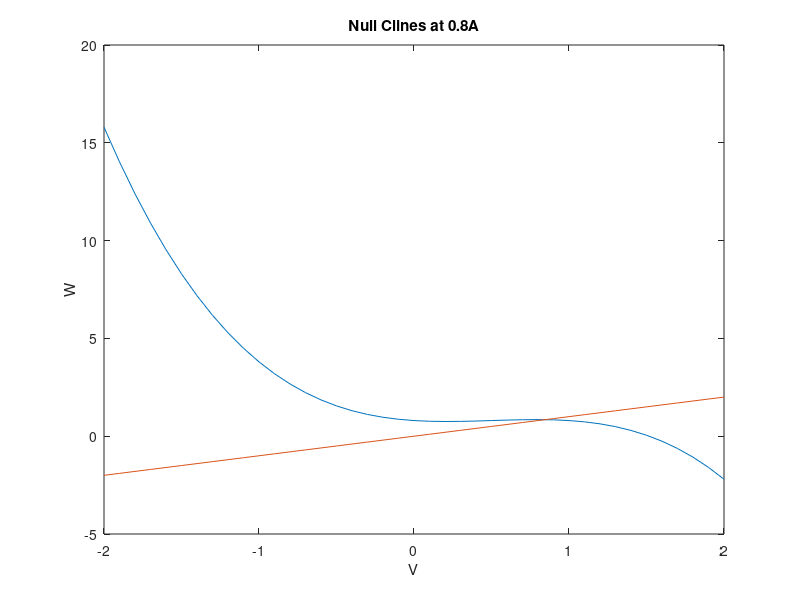

Source code (MATLAB): (Note: this script raises an error after producing the figure.)
%Parth Doshi
%BE17B024
%Case 3

a = 0.5;
b = 0.1;
r = 0.1;

%For Case 3, choose input current
I = 0.8;

%Null-cline in the range -2 to 2
v_i = -2:0.1:2;
w = v_i.*(a-v_i).*(v_i-1) + I;

plot(v_i,w);
hold on
ax = gca;
ylabel({'W'});
xlabel({'V'});
title({'Null Clines at 0.8A'});

w_i = -2:0.1:2;
v = r.*w_i/b;
plot(w_i,v);

%Phase plots
[vp,wp] = gen_fhn(0.8,0.9,0.9);
a = plot(vp,wp);
title({'Trajectory'});

hold off

%Plot for V vs time
t = 0:0.1:100;
plot(t,vp);
hold on
ax = gca;
ylabel({'V'});
xlabel({'t(s)'});
title({'V vs time'});

%Plot for W vs time
t = 0:0.1:100;
plot(t,wp);
hold on
ax = gca;
ylabel({'W'});
xlabel({'t(s)'});
title({'W vs time'});